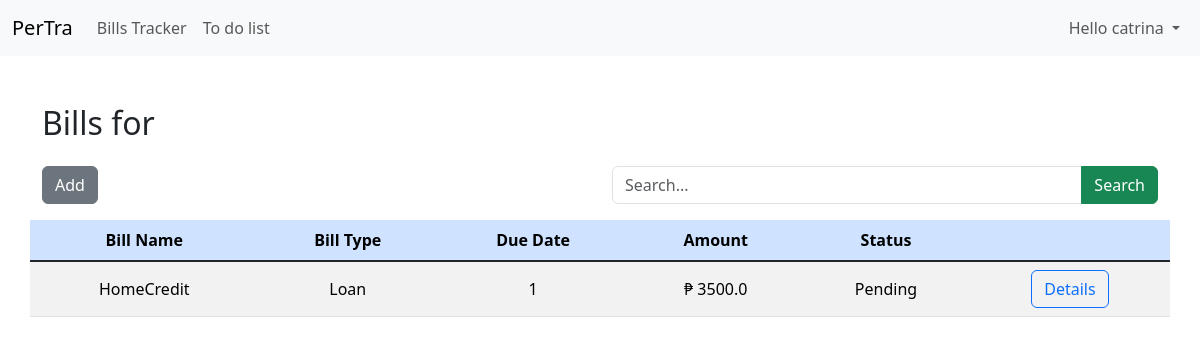
The app's page /bills-tracker/ (signed in), older data.
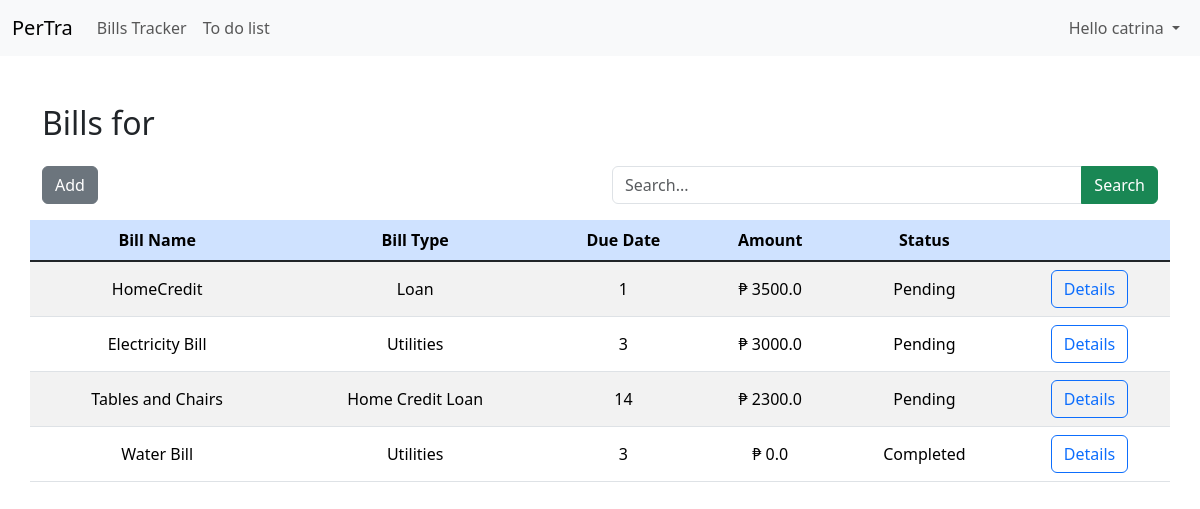
The same page, newer data.
### billstracker/models.py (models this page shows, shortened)
class Bill(models.Model):
  user_id = models.ForeignKey(User, on_delete=models.CASCADE)
  name = models.CharField(max_length=30)
  bill_type = models.CharField(max_length=25, null=True, blank=True)
  description = models.TextField(null=True, blank=True)
  due_date = models.IntegerField(choices=[(i, i) for i in range (1, 32)], verbose_name='Due Date')
  amount = models.FloatField(default=0)
  payment_status = models.ForeignKey('PaymentStatus', on_delete=models.CASCADE)
  recurring = models.BooleanField(default=False)
  bill_month = models.IntegerField(choices=[(i, i) for i in range (1, 13)], verbose_name='Month')
  class Meta:
    ordering = ['payment_status', 'due_date']

class PaymentStatus(models.Model):
  name = models.CharField(max_length=30)
  def __str__(self):
    return self.name
  class Meta:
    verbose_name_plural = 'Payment Status'

### billstracker/views.py (the view)
# urls.py: path('bills-tracker/', BillList.as_view(), name='bills-tracker'),
class BillList(LoginRequiredMixin, ListView):
  model = Bill
  template_name = 'bills.html'
  context_object_name = 'bills'
  login_url = 'login'
  redirect_field_name = 'redirect_to'
  def get_context_data(self, **kwargs):
    context = super().get_context_data(**kwargs)
    context['bills'] = context['bills'].filter(user_id=self.request.user)
    return context

### billstracker/templates/bills.html
{% extends 'main.html' %}
{% block content %}
  <div class="row mb-3">
    <div class="col">
      <h2>Bills for {{ current_month }}</h2>
    </div>
  </div>
  <div class="row mb-3">
    <div class="col">
      <a href="#" class="btn btn-secondary">Add</a>
    </div>
    <div class="col">
      <div class="input-group">
        <input type="text" class="form-control" placeholder="Search..." aria-label="Search..." aria-describedby="button-addon2">
        <button class="btn btn-success" type="button" id="button-addon2">Search</button>
      </div>
    </div>
  </div>
  <div class="row table-responsive mb-3">
    <table class="table table-hover table-striped text-center align-middle">
      <thead class="table-primary">
        <tr>
          <th scope="col">Bill Name</th>
          <th scope="col">Bill Type</th>
          <th scope="col">Due Date</th>
          <th scope="col">Amount</th>
          <th scope="col">Status</th>
          <th scope="col"></th>
        </tr>
      </thead>
      <tbody class="table-group-divider">
        {% for bill in bills %}
        <tr>
          <td>{{ bill.name }}</td>
          <td>{{ bill.bill_type }}</td>
          <td>{{ bill.due_date }}</td>
          <td>&#8369; {{ bill.amount }}</td>
          <td>{{ bill.payment_status }}</td>
          <td><a href="#" class="btn btn-outline-primary">Details</a></td>
        </tr>
        {% endfor %}
      </tbody>
    </table>
{% endblock content %}

### billstracker/templates/main.html (shortened to what this page needs)
<!doctype html>
<html lang="en">
  <head>
    <link href="https://cdn.jsdelivr.net/npm/bootstrap@5.3.3/dist/css/bootstrap.min.css" rel="stylesheet">
    <link href="https://getbootstrap.com/docs/5.3/assets/css/docs.css" rel="stylesheet">
  </head>
  <body>
    <nav class="navbar navbar-expand-lg bg-body-tertiary">
      <div class="container-fluid">
        <a class="navbar-brand" href="main">PerTra</a>
        <div class="collapse navbar-collapse" id="navbarSupportedContent">
          <ul class="navbar-nav me-auto mb-2 mb-lg-0">
            <li class="nav-item">
              <a class="nav-link" aria-current="page" href="bills-tracker">Bills Tracker</a
              >
            </li>
            <li class="nav-item">
              <a class="nav-link" href="#">To do list</a>
            </li>
          </ul>
          <ul class="navbar-nav ms-auto mb-2 mb-lg-0">
            <li class="nav-item dropdown">
              <a
                class="nav-link dropdown-toggle"
                href="#"
                role="button"
                data-bs-toggle="dropdown"
                aria-expanded="false"
              >
                Hello {{ request.user }}
              </a>
            </li>
          </ul>
        </div>
      </div>
    </nav>
    <div class="container mt-5 mb-5">
      {% block content %}
      {% endblock content %}
    </div>
  </body>
</html>

Row changes from the older to the newer data that the page shows:
added Bill: name "Electricity Bill", bill_type "Utilities", due_date "3", amount "3000.0", payment_status "Pending"
added Bill: name "Tables and Chairs", bill_type "Home Credit Loan", due_date "14", amount "2300.0", payment_status "Pending"
added Bill: name "Water Bill", bill_type "Utilities", due_date "3", amount "0.0", payment_status "Completed"
